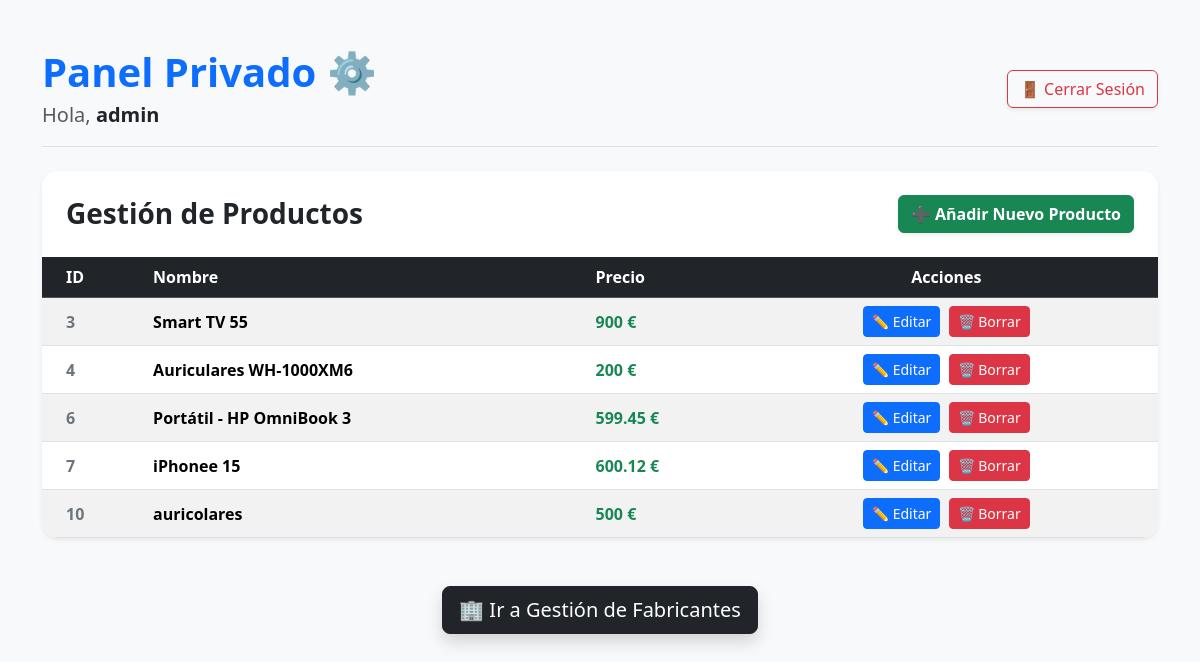
Screenshot of /panel.php (signed in) with the database file from the repository.
### tables this page shows
CREATE TABLE `producto` (
  `id` int UNSIGNED NOT NULL,
  `nombre` varchar(100) NOT NULL,
  `descripcion` text,
  `precio` double NOT NULL,
  `imagen` varchar(255) DEFAULT NULL,
  `id_fabricante` int UNSIGNED NOT NULL
);

### src/panel.php (the view, shortened to what this page needs)
<?php
require_once 'conexion.php';
$sql = "SELECT * FROM producto";
$sentencia = $conexion->query($sql);
$productos = $sentencia->fetchAll(PDO::FETCH_ASSOC);
?>
<!DOCTYPE html>
<html lang="es">
<head>
    <link href="https://cdn.jsdelivr.net/npm/bootstrap@5.3.2/dist/css/bootstrap.min.css" rel="stylesheet">
</head>
<body class="bg-light">
    <div class="container mt-5">
        <div class="d-flex justify-content-between align-items-center mb-4 pb-3 border-bottom">
            <div>
                <h1 class="fw-bold text-primary mb-1">Panel Privado ⚙️</h1>
                <p class="text-muted mb-0 fs-5">Hola, <span class="fw-bold text-dark">admin</span></p>
            </div>
            <a href="logout.php" class="btn btn-outline-danger shadow-sm">🚪 Cerrar Sesión</a>
        </div>
        <div class="card shadow-sm border-0 rounded-4 overflow-hidden mb-5">
            <div class="card-header bg-white d-flex justify-content-between align-items-center p-4 border-bottom-0">
                <h3 class="mb-0 text-dark fw-bold">Gestión de Productos</h3>
                <a href="nuevo.php" class="btn btn-success fw-bold shadow-sm">➕ Añadir Nuevo Producto</a>
            </div>
            <div class="card-body p-0">
                <table class="table table-striped table-hover mb-0 align-middle">
                    <thead class="table-dark">
                        <tr>
                            <th class="ps-4">ID</th>
                            <th>Nombre</th>
                            <th>Precio</th>
                            <th class="text-center pe-4">Acciones</th>
                        </tr>
                    </thead>
                    <tbody>
                        <?php foreach ($productos as $producto): ?>
                            <tr>
                                <td class="ps-4 fw-bold text-secondary"><?= $producto['id'] ?></td>
                                <td class="fw-bold"><?= $producto['nombre'] ?></td>
                                <td class="text-success fw-bold"><?= $producto['precio'] ?> €</td>
                                <td class="text-center pe-4">
                                    <a href="editar.php?id=<?= $producto['id'] ?>" class="btn btn-sm btn-primary me-1">✏️ Editar</a>
                                    <a href="borrar.php?id=<?= $producto['id'] ?>" class="btn btn-sm btn-danger" onclick="return confirm('¿Estás seguro de borrar esta marca?');">🗑️ Borrar</a>
                                </td>
                            </tr>
                        <?php endforeach; ?>
                        </tbody>
                </table>
            </div>
        </div>
        <div class="text-center pb-5">
            <a href="panel_fabricantes.php" class="btn btn-dark btn-lg shadow">🏢 Ir a Gestión de Fabricantes</a>
        </div>
    </div>
</body>
</html>

### rows the page displays
producto: id "3", nombre "Smart TV 55", precio "900"
producto: id "4", nombre "Auriculares WH-1000XM6", precio "200"
producto: id "6", nombre "Portátil - HP OmniBook 3", precio "599.45"
producto: id "7", nombre "iPhonee 15", precio "600.12"
producto: id "10", nombre "auricolares", precio "500"
